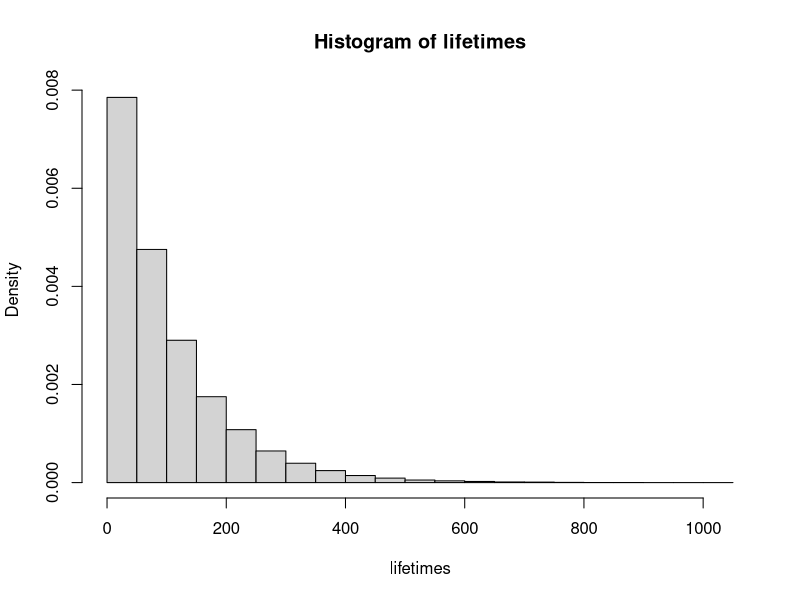
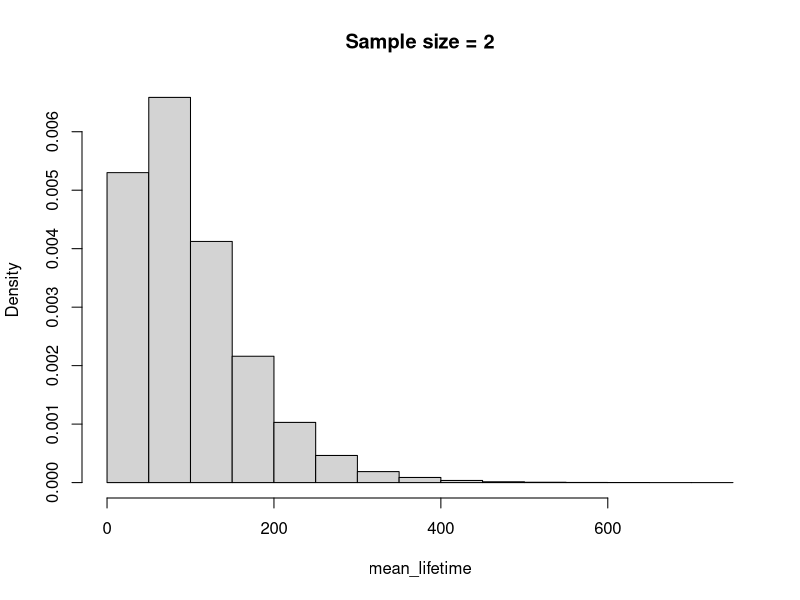
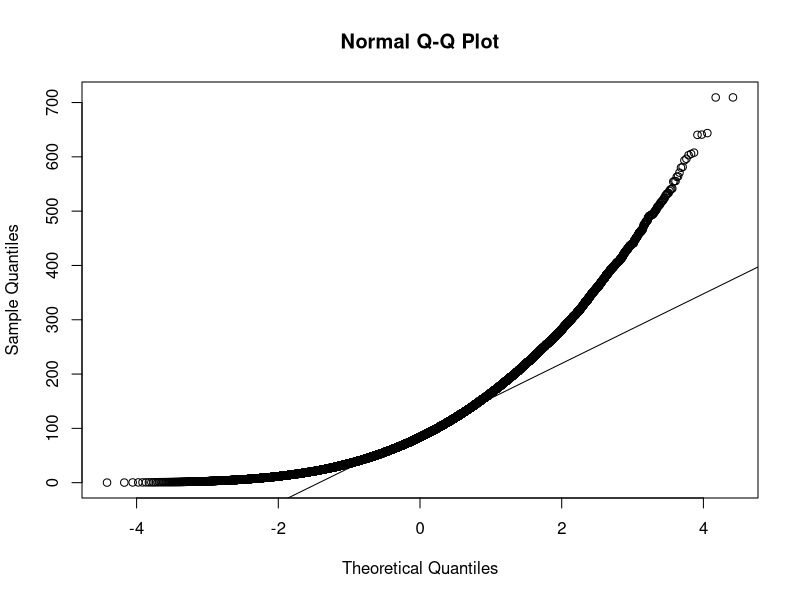
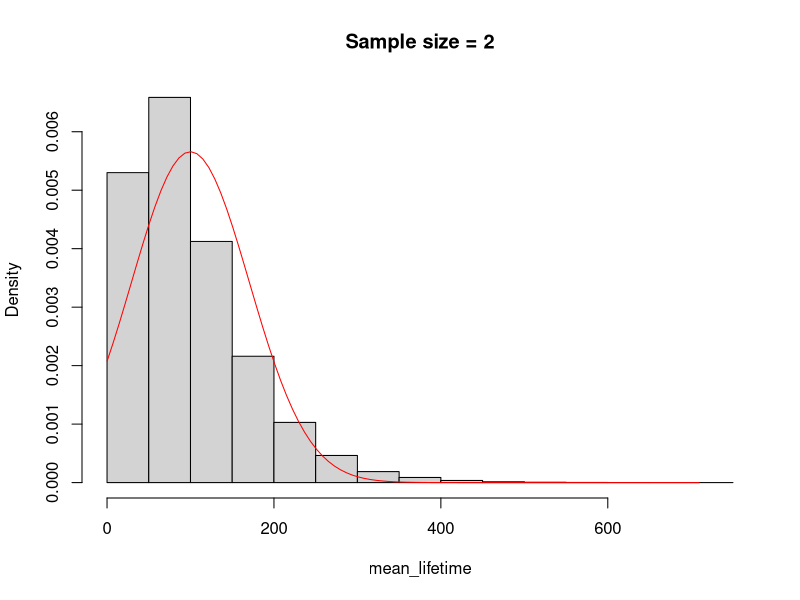
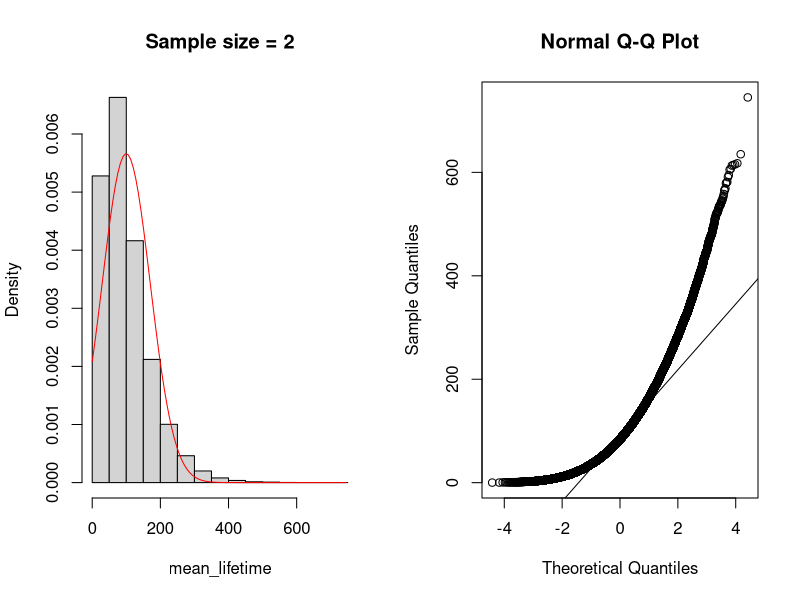
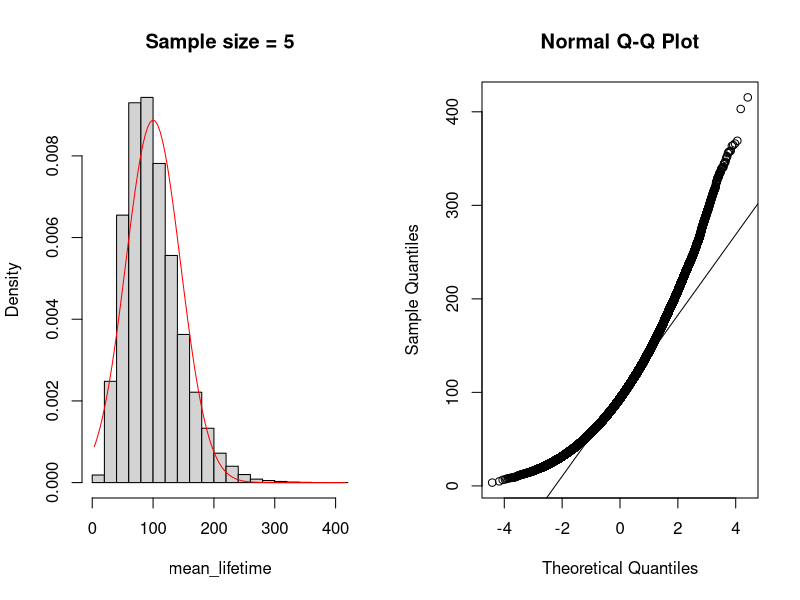
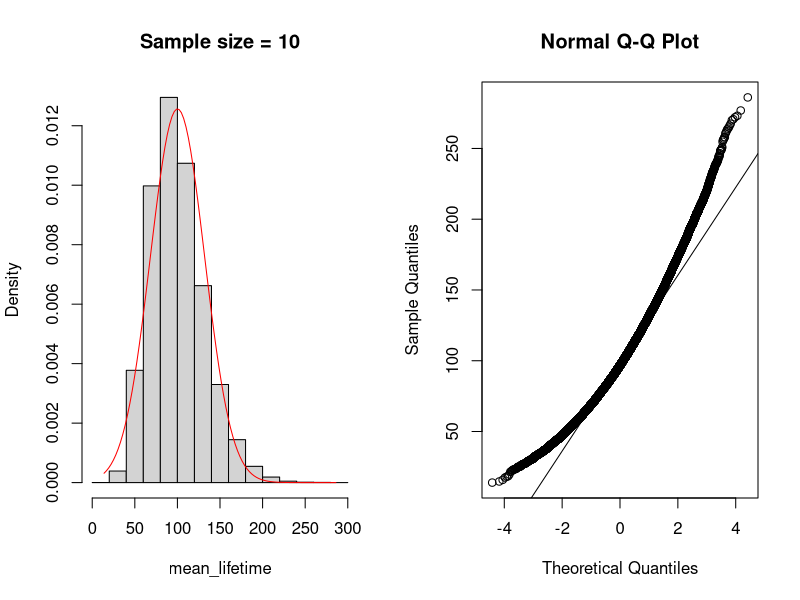
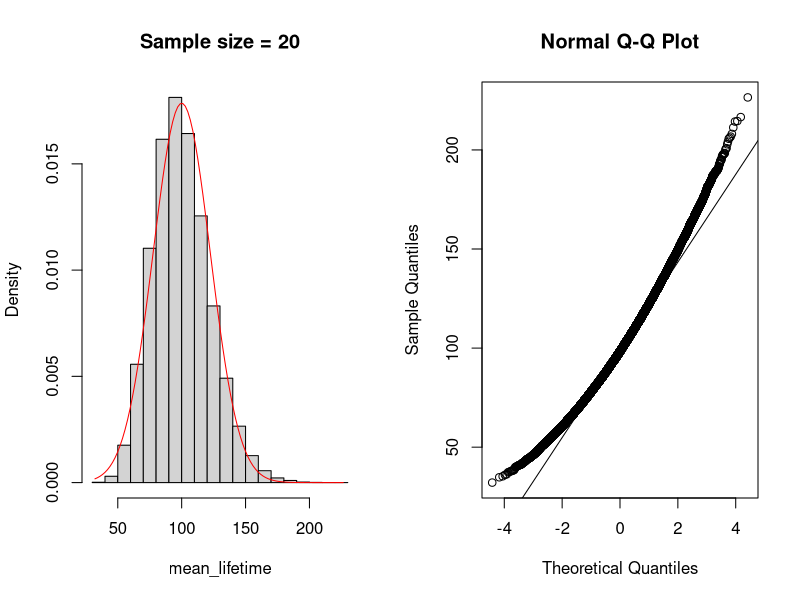

These charts were generated, in order, by the following R code:
## ---- chunk 1
knitr::opts_chunk$set(echo = TRUE)
## ---- chunk 2
lifetimes = rexp(100000, 0.01)
hist(lifetimes, freq = FALSE)
## ---- chunk 3
mean(lifetimes)
## ---- chunk 4
n = 2    # sample size
m = 0.01 # mortality rate in the population
n_iter = 100000
mean_lifetime = rep(NA, n_iter)
for(i in 1:n_iter){
    lifetime = rexp(n, m) # Random lifetimes when mortality rate is constant over time
    mean_lifetime[i] = mean(lifetime)
}
hist(mean_lifetime, freq = FALSE, main = paste("Sample size =", n))
## ---- chunk 5
qqnorm(mean_lifetime)
qqline(mean_lifetime)
## ---- chunk 6
(theoretical_SEM = (1/m)/sqrt(2))
(empirical_SEM = sd(mean_lifetime))
## ---- chunk 7
hist(mean_lifetime, freq = FALSE, main = paste("Sample size =", n))
xx = seq(min(mean_lifetime), max(mean_lifetime), length.out=100)
lines(xx, dnorm(xx, mean(mean_lifetime), sd(mean_lifetime)), col="red")
## ---- chunk 8
SimMeanLifetimes = function(n, m = 0.01, n_iter = 100000){
    mean_lifetime = rep(NA, n_iter)
    for(i in 1:n_iter){
        lifetime = rexp(n, m) # Random lifetimes when mortality rate is constant over time
        mean_lifetime[i] = mean(lifetime)
    }
    par(mfrow=c(1,2))
    hist(mean_lifetime, freq = FALSE, main = paste("Sample size =", n))
    xx = seq(min(mean_lifetime), max(mean_lifetime), length.out=100)
    lines(xx, dnorm(xx, mean(mean_lifetime), sd(mean_lifetime)), col="red")
    qqnorm(mean_lifetime)
    qqline(mean_lifetime)
}
## ---- chunk 9
SimMeanLifetimes(n = 2)
SimMeanLifetimes(n = 5)
SimMeanLifetimes(n = 10)
SimMeanLifetimes(n = 20)
SimMeanLifetimes(n = 50)
SimMeanLifetimes(n = 100)
SimMeanLifetimes(n = 200)
SimMeanLifetimes(n = 1000)
## ---- chunk 10
n = 5
m = 0.01
n_iter = 20000
mean_lifetime = sd_mean_lifetime = rep(NA, n_iter)
for(i in 1:n_iter){
    lifetime = rexp(n, m) # Random lifetimes when mortality rate is constant over time
    mean_lifetime[i] = mean(lifetime)
    sd_mean_lifetime[i] = sd(mean_lifetime, na.rm=TRUE)
}
plot(1:n_iter, sd_mean_lifetime, type="l", xlab="Iteration", ylab="SD of the mean")
(theoretical_SEM = (1/m)/sqrt(n))
abline(h = theoretical_SEM, col="red")
